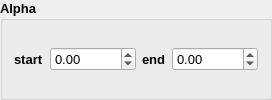
      <widget class="QGroupBox" name="grpVelocity_4">
       <property name="font">
        <font>
         <pointsize>10</pointsize>
         <weight>75</weight>
         <bold>true</bold>
        </font>
       </property>
       <property name="title">
        <string>Alpha</string>
       </property>
       <layout class="QHBoxLayout" name="horizontalLayout_14">
        <item>
         <layout class="QHBoxLayout" name="horizontalLayout_15">
          <item>
           <widget class="QLabel" name="label_30">
            <property name="font">
             <font>
              <pointsize>10</pointsize>
              <weight>75</weight>
              <bold>true</bold>
             </font>
            </property>
            <property name="text">
             <string>start</string>
            </property>
           </widget>
          </item>
          <item>
           <widget class="QDoubleSpinBox" name="alpha_start">
            <property name="font">
             <font>
              <pointsize>10</pointsize>
              <weight>50</weight>
              <bold>false</bold>
             </font>
            </property>
            <property name="minimum">
             <double>-10000.000000000000000</double>
            </property>
            <property name="maximum">
             <double>10000.000000000000000</double>
            </property>
           </widget>
          </item>
          <item>
           <widget class="QLabel" name="label_31">
            <property name="font">
             <font>
              <pointsize>10</pointsize>
              <weight>75</weight>
              <bold>true</bold>
             </font>
            </property>
            <property name="text">
             <string>end</string>
            </property>
           </widget>
          </item>
          <item>
           <widget class="QDoubleSpinBox" name="alpha_end">
            <property name="font">
             <font>
              <pointsize>10</pointsize>
              <weight>50</weight>
              <bold>false</bold>
             </font>
            </property>
            <property name="minimum">
             <double>-10000.000000000000000</double>
            </property>
            <property name="maximum">
             <double>10000.000000000000000</double>
            </property>
           </widget>
          </item>
         </layout>
        </item>
       </layout>
      </widget>
